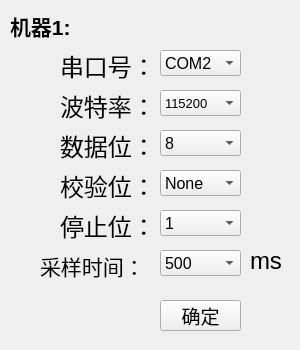
<?xml version="1.0" encoding="UTF-8"?>
<ui version="4.0">
 <class>comSet1</class>
 <widget class="QWidget" name="comSet1">
  <property name="geometry">
   <rect>
    <x>0</x>
    <y>0</y>
    <width>300</width>
    <height>350</height>
   </rect>
  </property>
  <property name="windowTitle">
   <string>Form</string>
  </property>
  <widget class="QPushButton" name="pushButton_2">
   <property name="geometry">
    <rect>
     <x>160</x>
     <y>300</y>
     <width>81</width>
     <height>31</height>
    </rect>
   </property>
   <property name="font">
    <font>
     <pointsize>14</pointsize>
    </font>
   </property>
   <property name="text">
    <string>确定</string>
   </property>
  </widget>
  <widget class="QLabel" name="label_2">
   <property name="geometry">
    <rect>
     <x>60</x>
     <y>90</y>
     <width>91</width>
     <height>31</height>
    </rect>
   </property>
   <property name="font">
    <font>
     <pointsize>18</pointsize>
    </font>
   </property>
   <property name="text">
    <string>波特率：</string>
   </property>
  </widget>
  <widget class="QComboBox" name="PortBox5">
   <property name="geometry">
    <rect>
     <x>160</x>
     <y>210</y>
     <width>81</width>
     <height>26</height>
    </rect>
   </property>
   <property name="font">
    <font>
     <pointsize>12</pointsize>
    </font>
   </property>
   <item>
    <property name="text">
     <string>1</string>
    </property>
   </item>
   <item>
    <property name="text">
     <string>0</string>
    </property>
   </item>
  </widget>
  <widget class="QLabel" name="label1_10">
   <property name="geometry">
    <rect>
     <x>10</x>
     <y>10</y>
     <width>91</width>
     <height>31</height>
    </rect>
   </property>
   <property name="font">
    <font>
     <pointsize>16</pointsize>
     <italic>false</italic>
     <bold>true</bold>
    </font>
   </property>
   <property name="text">
    <string>机器1:</string>
   </property>
  </widget>
  <widget class="QLabel" name="label">
   <property name="geometry">
    <rect>
     <x>60</x>
     <y>50</y>
     <width>91</width>
     <height>31</height>
    </rect>
   </property>
   <property name="font">
    <font>
     <pointsize>18</pointsize>
    </font>
   </property>
   <property name="text">
    <string>串口号：</string>
   </property>
  </widget>
  <widget class="QComboBox" name="PortBox2">
   <property name="geometry">
    <rect>
     <x>160</x>
     <y>90</y>
     <width>81</width>
     <height>26</height>
    </rect>
   </property>
   <property name="font">
    <font>
     <pointsize>10</pointsize>
    </font>
   </property>
   <item>
    <property name="text">
     <string>115200</string>
    </property>
   </item>
   <item>
    <property name="text">
     <string>9600</string>
    </property>
   </item>
   <item>
    <property name="text">
     <string>19600</string>
    </property>
   </item>
  </widget>
  <widget class="QComboBox" name="PortBox1">
   <property name="geometry">
    <rect>
     <x>160</x>
     <y>50</y>
     <width>81</width>
     <height>26</height>
    </rect>
   </property>
   <property name="font">
    <font>
     <pointsize>12</pointsize>
    </font>
   </property>
   <item>
    <property name="text">
     <string>COM2</string>
    </property>
   </item>
   <item>
    <property name="text">
     <string>COM1</string>
    </property>
   </item>
   <item>
    <property name="text">
     <string>COM3</string>
    </property>
   </item>
   <item>
    <property name="text">
     <string>COM4</string>
    </property>
   </item>
   <item>
    <property name="text">
     <string>COM5</string>
    </property>
   </item>
   <item>
    <property name="text">
     <string>COM6</string>
    </property>
   </item>
  </widget>
  <widget class="QLabel" name="label_7">
   <property name="geometry">
    <rect>
     <x>250</x>
     <y>250</y>
     <width>91</width>
     <height>21</height>
    </rect>
   </property>
   <property name="font">
    <font>
     <pointsize>18</pointsize>
    </font>
   </property>
   <property name="text">
    <string>ms</string>
   </property>
  </widget>
  <widget class="QLabel" name="label_5">
   <property name="geometry">
    <rect>
     <x>60</x>
     <y>210</y>
     <width>91</width>
     <height>31</height>
    </rect>
   </property>
   <property name="font">
    <font>
     <pointsize>18</pointsize>
    </font>
   </property>
   <property name="text">
    <string>停止位：</string>
   </property>
  </widget>
  <widget class="QLabel" name="label_3">
   <property name="geometry">
    <rect>
     <x>60</x>
     <y>130</y>
     <width>91</width>
     <height>31</height>
    </rect>
   </property>
   <property name="font">
    <font>
     <pointsize>18</pointsize>
    </font>
   </property>
   <property name="text">
    <string>数据位：</string>
   </property>
  </widget>
  <widget class="QComboBox" name="PortBox4">
   <property name="geometry">
    <rect>
     <x>160</x>
     <y>170</y>
     <width>81</width>
     <height>26</height>
    </rect>
   </property>
   <property name="font">
    <font>
     <pointsize>12</pointsize>
    </font>
   </property>
   <item>
    <property name="text">
     <string>None</string>
    </property>
   </item>
  </widget>
  <widget class="QLabel" name="label_4">
   <property name="geometry">
    <rect>
     <x>60</x>
     <y>170</y>
     <width>91</width>
     <height>31</height>
    </rect>
   </property>
   <property name="font">
    <font>
     <pointsize>18</pointsize>
    </font>
   </property>
   <property name="text">
    <string>校验位：</string>
   </property>
  </widget>
  <widget class="QComboBox" name="PortBox6">
   <property name="geometry">
    <rect>
     <x>160</x>
     <y>250</y>
     <width>81</width>
     <height>26</height>
    </rect>
   </property>
   <property name="font">
    <font>
     <pointsize>12</pointsize>
    </font>
   </property>
   <item>
    <property name="text">
     <string>500</string>
    </property>
   </item>
   <item>
    <property name="text">
     <string>100</string>
    </property>
   </item>
   <item>
    <property name="text">
     <string>200</string>
    </property>
   </item>
   <item>
    <property name="text">
     <string>300</string>
    </property>
   </item>
   <item>
    <property name="text">
     <string>400</string>
    </property>
   </item>
   <item>
    <property name="text">
     <string>600</string>
    </property>
   </item>
   <item>
    <property name="text">
     <string>700</string>
    </property>
   </item>
   <item>
    <property name="text">
     <string>800</string>
    </property>
   </item>
   <item>
    <property name="text">
     <string>900</string>
    </property>
   </item>
   <item>
    <property name="text">
     <string>1000</string>
    </property>
   </item>
   <item>
    <property name="text">
     <string>1500</string>
    </property>
   </item>
   <item>
    <property name="text">
     <string>2000</string>
    </property>
   </item>
  </widget>
  <widget class="QLabel" name="label_6">
   <property name="geometry">
    <rect>
     <x>40</x>
     <y>250</y>
     <width>111</width>
     <height>31</height>
    </rect>
   </property>
   <property name="font">
    <font>
     <pointsize>16</pointsize>
    </font>
   </property>
   <property name="text">
    <string>采样时间：</string>
   </property>
  </widget>
  <widget class="QComboBox" name="PortBox3">
   <property name="geometry">
    <rect>
     <x>160</x>
     <y>130</y>
     <width>81</width>
     <height>26</height>
    </rect>
   </property>
   <property name="font">
    <font>
     <pointsize>12</pointsize>
    </font>
   </property>
   <item>
    <property name="text">
     <string>8</string>
    </property>
   </item>
  </widget>
 </widget>
 <resources/>
 <connections/>
</ui>
